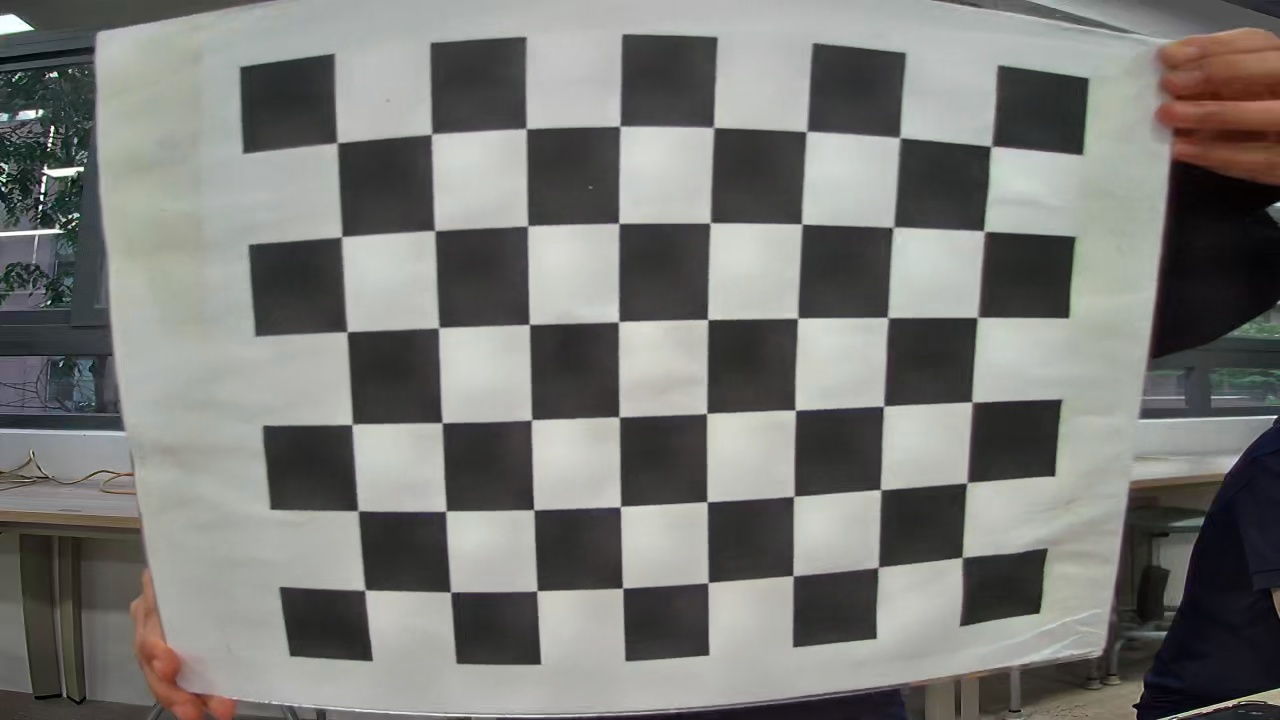
#> input picture aruco_detection/scripts1/new_calib20_8/00.jpg, 1280 x 720 px; its folder holds only this picture in this run
$ jupyter execute --allow-errors cam_calibration.ipynb   (shell and % lines are left out)
#> lines starting #> are read from the running program, lines starting #| are printed output that depends on the picture; after the words box and inside, x2 and y2 are one past the last pixel; in counts of white or black regions, pixels touching at a corner belong together; long printed decimals are rounded
[cell 1]
# Import required libraries for camera calibration and visualization
import cv2, json  # OpenCV for computer vision, json for data handling
import numpy as np  # Numerical operations
import matplotlib.pyplot as plt  # Plotting images
np.set_printoptions(precision=2, suppress=True)  # Format numpy output for readability

[cell 2]
# Load the first calibration image from the left camera
image_path = f"new_calib20_8/{0:02d}.jpg"
img = cv2.imread(image_path)
#> img is the input picture: shape (720, 1280, 3); mean B, G, R 118.8, 122.1, 121.9
plt.imshow(cv2.cvtColor(img, cv2.COLOR_BGR2RGB))
plt.axis('off')
plt.show()

# Get image dimensions (height and width)

h, w = img.shape[:2]
#> h = 720; w = 1280

print(h,w)
#| 720 1280

[cell 3]
board_shape = (8, 6)
objp = np.zeros((board_shape[1]*board_shape[0], 3), np.float32)
print(objp.shape)
print (objp)

[cell 4]
# Define the shape of the chessboard (number of inner corners per row and column)
board_shape = (8, 6)  # 9 columns and 6 rows of inner corners

# Size of one checker square in millimeters
checker_size = 26.7  # in mm

# Termination criteria for corner refinement:
## cv2.TERM_CRITERIA_EPS + cv2.TERM_CRITERIA_MAX_ITER: Stop either when accuracy is reached or max iterations
## 30: Maximum number of iterations
## 0.001: Desired accuracy (epsilon)
criteria = (cv2.TERM_CRITERIA_EPS + cv2.TERM_CRITERIA_MAX_ITER, 30, 0.001)

# Prepare object points for the chessboard corners in 3D space (z=0)
## Create a grid of points for the chessboard corners

objp = np.zeros((board_shape[1]*board_shape[0], 3), np.float32)

objp[:, :2] = np.mgrid[0:board_shape[0], 0: board_shape[1]].T.reshape(-1, 2)

objp *= checker_size  # scale to mm

# Arrays to store object points (3D) and image points (2D) from all images
objpoints = []  # 3D points in board coords
imgpoints = []  # 2D points in image plane

# Image shape (width, height)
img_shape = (w, h)
#> img_shape = (1280, 720)
#> `ret, corners = cv2.findChessboardCorners(frame, board_shape, flags=cv2..`: ret = True; corners = 48 rows, first 8: [337, 142.5], [431.4, 134.5], [525.8, 128.4], [619.2, 126.5], [713, 127.5], [806.1, 132.6], [899.7, 137.7], [990.6, 146.7]
#> `gray_frame = cv2.cvtColor(frame, cv2.COLOR_BGR2GRAY)`:
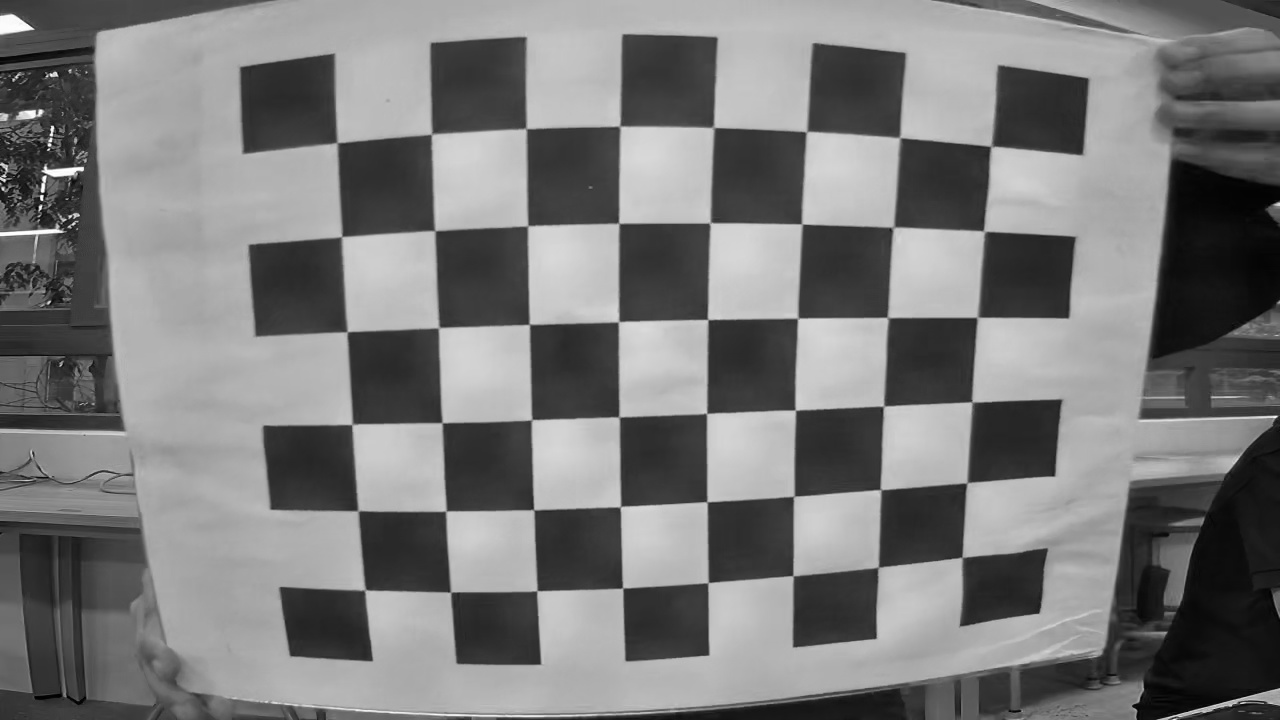
#> gray_frame: shape (720, 1280); min 0, max 255, mean 121.7
#> `corners_ref = cv2.cornerSubPix(gray_frame, corners, (11, 11), (-1, -1)..`: corners_ref = 48 rows, first 8: [337.2, 142.8], [431.6, 134.1], [526.2, 128.6], [619.9, 126.2], [713.6, 127.5], [806.5, 131.5], [899.9, 137.6], [991, 146.3]
#> `frame = cv2.drawChessboardCorners(frame, board_shape, corners_ref, ret)`:
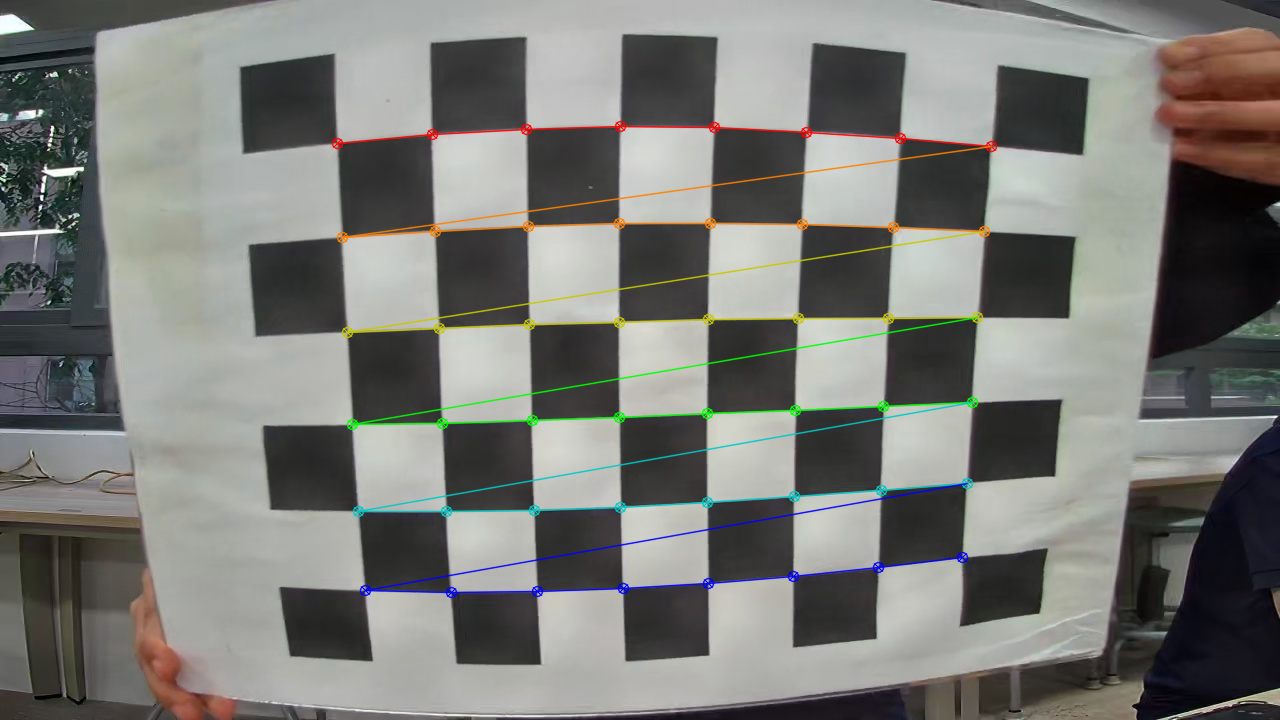
#> frame: shape (720, 1280, 3); 2.66% of pixels changed, all inside (x1, y1, x2, y2) = (331, 120, 998, 599)

# Collecting Calibration Points
We loop through multiple calibration images, detect and refine chessboard corners, and store the corresponding 3D object points and 2D image

[cell 5]
# Loop through a small set of calibration images to visualize corner detection
frame_ids = list(range(0, 3, 1))  # Adjust as needed for more images
#> (the rest of this cell did not finish here and is left out)

[cell 6]
# Loop through a small set of calibration images to visualize corner detection
frame_ids = list(range(0, 40, 1))  # Adjust as needed for more images
#> (the rest of this cell did not finish here and is left out)

## Camera Calibration
Using the collected points, we estimate the camera's intrinsic matrix and distortion coefficients. The RMS reprojection error indicates the calibration quality.

Using the collected points, we estimate the camera's intrinsic matrix and distortion coefficients. The RMS reprojection error indicates the calibration

[cell 7]
# Set calibration flags
flags = cv2.CALIB_FIX_K3 | cv2.CALIB_USE_INTRINSIC_GUESS  # Fix k3 distortion, use initial guess for intrinsics

# Initial camera matrix setup (intrinsic parameters)
initial_fx = 1000.0  # Initial horizontal focal length
initial_fy = 1000.0  # Initial vertical focal length (square pixels)
image_width = 1280
image_height = 720
initial_cx = image_width / 2  # Principal point x
initial_cy = image_height / 2  # Principal point y
initial_camera_matrix = np.array([[initial_fx, 0, initial_cx],
                                [0, initial_fy, initial_cy],
                                [0, 0, 1]], dtype=np.float32)


# 1. Chuyển đổi thành List và ép kiểu float32
# objpoints_ready = [np.array(p, dtype=np.float32) for p in objpoints]
# imgpoints_ready = [np.array(p, dtype=np.float32) for p in imgpoints]

# # 2. Ép lại cấu trúc shape chuẩn (N, 1, 3) và (N, 1, 2)
# objpoints_ready = [p.reshape(-1, 1, 3) for p in objpoints_ready]
# imgpoints_ready = [p.reshape(-1, 1, 2) for p in imgpoints_ready]


# Run camera calibration using collected object and image points

ret, mtx, dist, rvecs, tvecs = cv2.calibrateCamera(
        objpoints, imgpoints, img_shape,
        cameraMatrix=initial_camera_matrix, distCoeffs=None,
        flags=flags,
        criteria=criteria
    )
#> ret = 3.49; mtx = [[1031.6, 0, 1224.1], [0, 1123.6, 297], [0, 0, 1]]; dist = [[-0.381, 0.096, 0.0174, -0.0469, 0]]; rvecs = ([0.263, -0.456, 0.0702],); tvecs = ([-239.6, -47.27, 235.1],)

# Print calibration results
print("\n=== Calibration Results (LEFT) ===")
print(f"RMS reprojection error: {ret:.4f}")
#| RMS reprojection error: 3.4914
print("K (intrinsics):\n", mtx)
#| K (intrinsics):
#|  [[1031.62    0.   1224.09]
#|  [   0.   1123.61  296.99]
#|  [   0.      0.      1.  ]]
print("dist (k1 k2 p1 p2 k3):\n", dist.ravel())
#| dist (k1 k2 p1 p2 k3):
#|  [-0.38  0.1   0.02 -0.05  0.  ]
# In ra dạng số thực chi tiết (ví dụ: 0.000000123)
print("Real K      :")
for row in mtx:
    print([f"{x:.10f}" for x in row])
#> this loop made 3 passes
#| ['1031.618', '0', '1224.086']
#| ['0', '1123.609', '296.989']
#| ['0', '0', '1.000']
print("Real dist:")
print([f"{x:.10f}" for x in dist.ravel()])
#| ['-0.3806', '0.09595', '0.01743', '-0.04685', '0']
# print("dist (k1 k2 p1 p2 k3):\n", dist)
